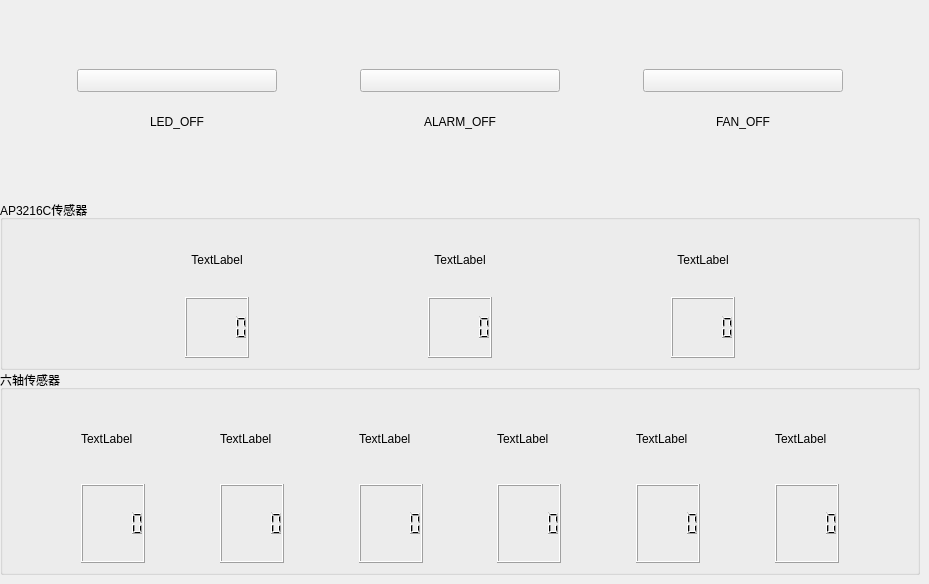
    <widget class="QWidget" name="smart_page">
     <widget class="QWidget" name="widget_top" native="true">
      <property name="geometry">
       <rect>
        <x>0</x>
        <y>0</y>
        <width>920</width>
        <height>200</height>
       </rect>
      </property>
      <property name="minimumSize">
       <size>
        <width>920</width>
        <height>200</height>
       </size>
      </property>
      <property name="maximumSize">
       <size>
        <width>920</width>
        <height>200</height>
       </size>
      </property>
      <layout class="QHBoxLayout" name="horizontalLayout">
       <item>
        <spacer name="horizontalSpacer">
         <property name="orientation">
          <enum>Qt::Horizontal</enum>
         </property>
         <property name="sizeHint" stdset="0">
          <size>
           <width>40</width>
           <height>20</height>
          </size>
         </property>
        </spacer>
       </item>
       <item>
        <layout class="QVBoxLayout" name="verticalLayout_2">
         <property name="spacing">
          <number>20</number>
         </property>
         <item>
          <spacer name="verticalSpacer">
           <property name="orientation">
            <enum>Qt::Vertical</enum>
           </property>
           <property name="sizeHint" stdset="0">
            <size>
             <width>20</width>
             <height>40</height>
            </size>
           </property>
          </spacer>
         </item>
         <item>
          <widget class="QToolButton" name="ledBtn">
           <property name="sizePolicy">
            <sizepolicy hsizetype="Preferred" vsizetype="Preferred">
             <horstretch>0</horstretch>
             <verstretch>0</verstretch>
            </sizepolicy>
           </property>
           <property name="text">
            <string/>
           </property>
           <property name="checkable">
            <bool>true</bool>
           </property>
          </widget>
         </item>
         <item>
          <widget class="QLabel" name="label_led">
           <property name="sizePolicy">
            <sizepolicy hsizetype="Preferred" vsizetype="Preferred">
             <horstretch>200</horstretch>
             <verstretch>20</verstretch>
            </sizepolicy>
           </property>
           <property name="minimumSize">
            <size>
             <width>200</width>
             <height>20</height>
            </size>
           </property>
           <property name="maximumSize">
            <size>
             <width>100</width>
             <height>20</height>
            </size>
           </property>
           <property name="text">
            <string>LED_OFF</string>
           </property>
           <property name="alignment">
            <set>Qt::AlignCenter</set>
           </property>
          </widget>
         </item>
         <item>
          <spacer name="verticalSpacer_4">
           <property name="orientation">
            <enum>Qt::Vertical</enum>
           </property>
           <property name="sizeHint" stdset="0">
            <size>
             <width>20</width>
             <height>40</height>
            </size>
           </property>
          </spacer>
         </item>
        </layout>
       </item>
       <item>
        <spacer name="horizontalSpacer_2">
         <property name="orientation">
          <enum>Qt::Horizontal</enum>
         </property>
         <property name="sizeHint" stdset="0">
          <size>
           <width>40</width>
           <height>20</height>
          </size>
         </property>
        </spacer>
       </item>
       <item>
        <layout class="QVBoxLayout" name="verticalLayout_3">
         <property name="spacing">
          <number>20</number>
         </property>
         <item>
          <spacer name="verticalSpacer_2">
           <property name="orientation">
            <enum>Qt::Vertical</enum>
           </property>
           <property name="sizeHint" stdset="0">
            <size>
             <width>20</width>
             <height>40</height>
            </size>
           </property>
          </spacer>
         </item>
         <item>
          <widget class="QToolButton" name="alarmBtn">
           <property name="sizePolicy">
            <sizepolicy hsizetype="Preferred" vsizetype="Preferred">
             <horstretch>0</horstretch>
             <verstretch>0</verstretch>
            </sizepolicy>
           </property>
           <property name="text">
            <string/>
           </property>
           <property name="checkable">
            <bool>true</bool>
           </property>
          </widget>
         </item>
         <item>
          <widget class="QLabel" name="label_alarm">
           <property name="minimumSize">
            <size>
             <width>200</width>
             <height>20</height>
            </size>
           </property>
           <property name="maximumSize">
            <size>
             <width>200</width>
             <height>20</height>
            </size>
           </property>
           <property name="text">
            <string>ALARM_OFF</string>
           </property>
           <property name="alignment">
            <set>Qt::AlignCenter</set>
           </property>
          </widget>
         </item>
         <item>
          <spacer name="verticalSpacer_5">
           <property name="orientation">
            <enum>Qt::Vertical</enum>
           </property>
           <property name="sizeHint" stdset="0">
            <size>
             <width>20</width>
             <height>40</height>
            </size>
           </property>
          </spacer>
         </item>
        </layout>
       </item>
       <item>
        <spacer name="horizontalSpacer_3">
         <property name="orientation">
          <enum>Qt::Horizontal</enum>
         </property>
         <property name="sizeHint" stdset="0">
          <size>
           <width>40</width>
           <height>20</height>
          </size>
         </property>
        </spacer>
       </item>
       <item>
        <layout class="QVBoxLayout" name="verticalLayout_4">
         <property name="spacing">
          <number>20</number>
         </property>
         <item>
          <spacer name="verticalSpacer_3">
           <property name="orientation">
            <enum>Qt::Vertical</enum>
           </property>
           <property name="sizeHint" stdset="0">
            <size>
             <width>20</width>
             <height>40</height>
            </size>
           </property>
          </spacer>
         </item>
         <item>
          <widget class="QToolButton" name="fanBtn">
           <property name="sizePolicy">
            <sizepolicy hsizetype="Preferred" vsizetype="Preferred">
             <horstretch>0</horstretch>
             <verstretch>0</verstretch>
            </sizepolicy>
           </property>
           <property name="text">
            <string/>
           </property>
           <property name="checkable">
            <bool>true</bool>
           </property>
          </widget>
         </item>
         <item>
          <widget class="QLabel" name="label_fan">
           <property name="minimumSize">
            <size>
             <width>200</width>
             <height>20</height>
            </size>
           </property>
           <property name="maximumSize">
            <size>
             <width>200</width>
             <height>20</height>
            </size>
           </property>
           <property name="text">
            <string>FAN_OFF</string>
           </property>
           <property name="alignment">
            <set>Qt::AlignCenter</set>
           </property>
          </widget>
         </item>
         <item>
          <spacer name="verticalSpacer_6">
           <property name="orientation">
            <enum>Qt::Vertical</enum>
           </property>
           <property name="sizeHint" stdset="0">
            <size>
             <width>20</width>
             <height>40</height>
            </size>
           </property>
          </spacer>
         </item>
        </layout>
       </item>
       <item>
        <spacer name="horizontalSpacer_4">
         <property name="orientation">
          <enum>Qt::Horizontal</enum>
         </property>
         <property name="sizeHint" stdset="0">
          <size>
           <width>40</width>
           <height>20</height>
          </size>
         </property>
        </spacer>
       </item>
      </layout>
     </widget>
     <widget class="QWidget" name="widget_bottom" native="true">
      <property name="geometry">
       <rect>
        <x>0</x>
        <y>200</y>
        <width>920</width>
        <height>375</height>
       </rect>
      </property>
      <property name="minimumSize">
       <size>
        <width>920</width>
        <height>375</height>
       </size>
      </property>
      <property name="maximumSize">
       <size>
        <width>920</width>
        <height>375</height>
       </size>
      </property>
      <widget class="QWidget" name="widget_ap3216c" native="true">
       <property name="geometry">
        <rect>
         <x>0</x>
         <y>0</y>
         <width>920</width>
         <height>170</height>
        </rect>
       </property>
       <property name="minimumSize">
        <size>
         <width>920</width>
         <height>170</height>
        </size>
       </property>
       <property name="maximumSize">
        <size>
         <width>920</width>
         <height>170</height>
        </size>
       </property>
       <layout class="QVBoxLayout" name="verticalLayout_10">
        <item>
         <widget class="QGroupBox" name="groupBox">
          <property name="title">
           <string>AP3216C传感器</string>
          </property>
          <layout class="QHBoxLayout" name="horizontalLayout_5">
           <item>
            <spacer name="horizontalSpacer_21">
             <property name="orientation">
              <enum>Qt::Horizontal</enum>
             </property>
             <property name="sizeHint" stdset="0">
              <size>
               <width>40</width>
               <height>20</height>
              </size>
             </property>
            </spacer>
           </item>
           <item>
            <layout class="QVBoxLayout" name="verticalLayout_7">
             <item>
              <widget class="QLabel" name="label_als">
               <property name="text">
                <string>TextLabel</string>
               </property>
               <property name="alignment">
                <set>Qt::AlignCenter</set>
               </property>
              </widget>
             </item>
             <item>
              <widget class="QLCDNumber" name="lcdNumber_als"/>
             </item>
            </layout>
           </item>
           <item>
            <spacer name="horizontalSpacer_22">
             <property name="orientation">
              <enum>Qt::Horizontal</enum>
             </property>
             <property name="sizeHint" stdset="0">
              <size>
               <width>40</width>
               <height>20</height>
              </size>
             </property>
            </spacer>
           </item>
           <item>
            <layout class="QVBoxLayout" name="verticalLayout_8">
             <item>
              <widget class="QLabel" name="label_ps">
               <property name="text">
                <string>TextLabel</string>
               </property>
               <property name="alignment">
                <set>Qt::AlignCenter</set>
               </property>
              </widget>
             </item>
             <item>
              <widget class="QLCDNumber" name="lcdNumber_ps"/>
             </item>
            </layout>
           </item>
           <item>
            <spacer name="horizontalSpacer_23">
             <property name="orientation">
              <enum>Qt::Horizontal</enum>
             </property>
             <property name="sizeHint" stdset="0">
              <size>
               <width>40</width>
               <height>20</height>
              </size>
             </property>
            </spacer>
           </item>
           <item>
            <layout class="QVBoxLayout" name="verticalLayout_9">
             <item>
              <widget class="QLabel" name="label_ir">
               <property name="text">
                <string>TextLabel</string>
               </property>
               <property name="alignment">
                <set>Qt::AlignCenter</set>
               </property>
              </widget>
             </item>
             <item>
              <widget class="QLCDNumber" name="lcdNumber_ir"/>
             </item>
            </layout>
           </item>
           <item>
            <spacer name="horizontalSpacer_26">
             <property name="orientation">
              <enum>Qt::Horizontal</enum>
             </property>
             <property name="sizeHint" stdset="0">
              <size>
               <width>40</width>
               <height>20</height>
              </size>
             </property>
            </spacer>
           </item>
          </layout>
         </widget>
        </item>
       </layout>
      </widget>
      <widget class="QWidget" name="widget_4" native="true">
       <property name="geometry">
        <rect>
         <x>0</x>
         <y>170</y>
         <width>920</width>
         <height>205</height>
        </rect>
       </property>
       <property name="minimumSize">
        <size>
         <width>920</width>
         <height>205</height>
        </size>
       </property>
       <property name="maximumSize">
        <size>
         <width>920</width>
         <height>205</height>
        </size>
       </property>
       <layout class="QGridLayout" name="gridLayout_2">
        <item row="0" column="0">
         <widget class="QGroupBox" name="groupBox_2">
          <property name="title">
           <string>六轴传感器</string>
          </property>
          <layout class="QHBoxLayout" name="horizontalLayout_6">
           <item>
            <spacer name="horizontalSpacer_27">
             <property name="orientation">
              <enum>Qt::Horizontal</enum>
             </property>
             <property name="sizeHint" stdset="0">
              <size>
               <width>40</width>
               <height>20</height>
              </size>
             </property>
            </spacer>
           </item>
           <item>
            <layout class="QVBoxLayout" name="verticalLayout_16">
             <item>
              <widget class="QLabel" name="label_ax">
               <property name="text">
                <string>TextLabel</string>
               </property>
              </widget>
             </item>
             <item>
              <widget class="QLCDNumber" name="lcdNumber_ax"/>
             </item>
            </layout>
           </item>
           <item>
            <spacer name="horizontalSpacer_31">
             <property name="orientation">
              <enum>Qt::Horizontal</enum>
             </property>
             <property name="sizeHint" stdset="0">
              <size>
               <width>40</width>
               <height>20</height>
              </size>
             </property>
            </spacer>
           </item>
           <item>
            <layout class="QVBoxLayout" name="verticalLayout_15">
             <item>
              <widget class="QLabel" name="label_ay">
               <property name="text">
                <string>TextLabel</string>
               </property>
              </widget>
             </item>
             <item>
              <widget class="QLCDNumber" name="lcdNumber_ay"/>
             </item>
            </layout>
           </item>
           <item>
            <spacer name="horizontalSpacer_30">
             <property name="orientation">
              <enum>Qt::Horizontal</enum>
             </property>
             <property name="sizeHint" stdset="0">
              <size>
               <width>40</width>
               <height>20</height>
              </size>
             </property>
            </spacer>
           </item>
           <item>
            <layout class="QVBoxLayout" name="verticalLayout_14">
             <item>
              <widget class="QLabel" name="label_az">
               <property name="text">
                <string>TextLabel</string>
               </property>
              </widget>
             </item>
             <item>
              <widget class="QLCDNumber" name="lcdNumber_az"/>
             </item>
            </layout>
           </item>
           <item>
            <spacer name="horizontalSpacer_29">
             <property name="orientation">
              <enum>Qt::Horizontal</enum>
             </property>
             <property name="sizeHint" stdset="0">
              <size>
               <width>40</width>
               <height>20</height>
              </size>
             </property>
            </spacer>
           </item>
           <item>
            <layout class="QVBoxLayout" name="verticalLayout_13">
             <item>
              <widget class="QLabel" name="label_gx">
               <property name="text">
                <string>TextLabel</string>
               </property>
              </widget>
             </item>
             <item>
              <widget class="QLCDNumber" name="lcdNumber_gx"/>
             </item>
            </layout>
           </item>
           <item>
            <spacer name="horizontalSpacer_32">
             <property name="orientation">
              <enum>Qt::Horizontal</enum>
             </property>
             <property name="sizeHint" stdset="0">
              <size>
               <width>40</width>
               <height>20</height>
              </size>
             </property>
            </spacer>
           </item>
           <item>
            <layout class="QVBoxLayout" name="verticalLayout_12">
             <item>
              <widget class="QLabel" name="label_gy">
               <property name="text">
                <string>TextLabel</string>
               </property>
              </widget>
             </item>
             <item>
              <widget class="QLCDNumber" name="lcdNumber_gy"/>
             </item>
            </layout>
           </item>
           <item>
            <spacer name="horizontalSpacer_33">
             <property name="orientation">
              <enum>Qt::Horizontal</enum>
             </property>
             <property name="sizeHint" stdset="0">
              <size>
               <width>40</width>
               <height>20</height>
              </size>
             </property>
            </spacer>
           </item>
           <item>
            <layout class="QVBoxLayout" name="verticalLayout_11">
             <item>
              <widget class="QLabel" name="label_gz">
               <property name="text">
                <string>TextLabel</string>
               </property>
              </widget>
             </item>
             <item>
              <widget class="QLCDNumber" name="lcdNumber_gz"/>
             </item>
            </layout>
           </item>
           <item>
            <spacer name="horizontalSpacer_28">
             <property name="orientation">
              <enum>Qt::Horizontal</enum>
             </property>
             <property name="sizeHint" stdset="0">
              <size>
               <width>40</width>
               <height>20</height>
              </size>
             </property>
            </spacer>
           </item>
          </layout>
         </widget>
        </item>
       </layout>
      </widget>
     </widget>
    </widget>
